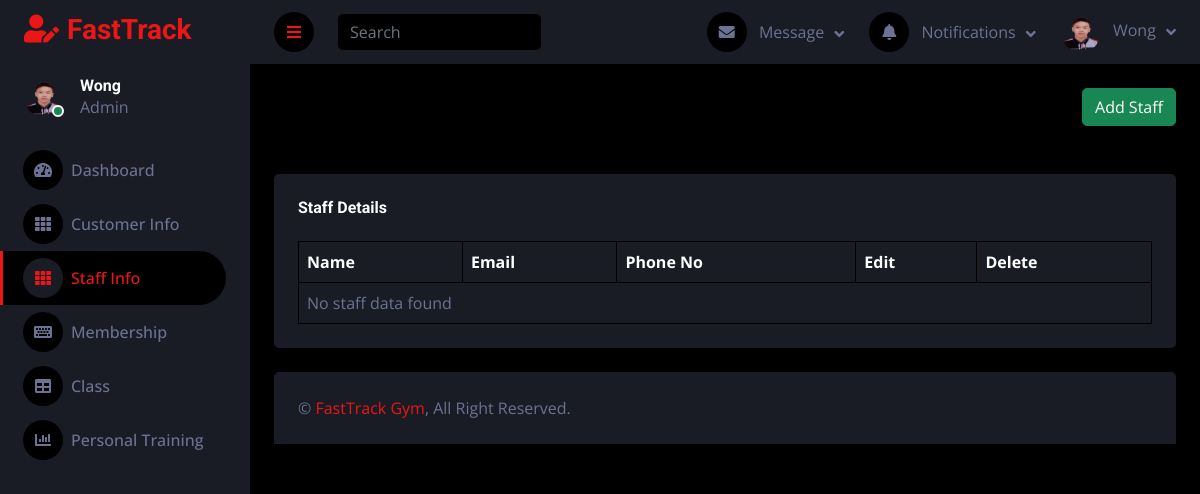
The page /FastTrack/dashboard/staff_info.php on the database as committed earlier.
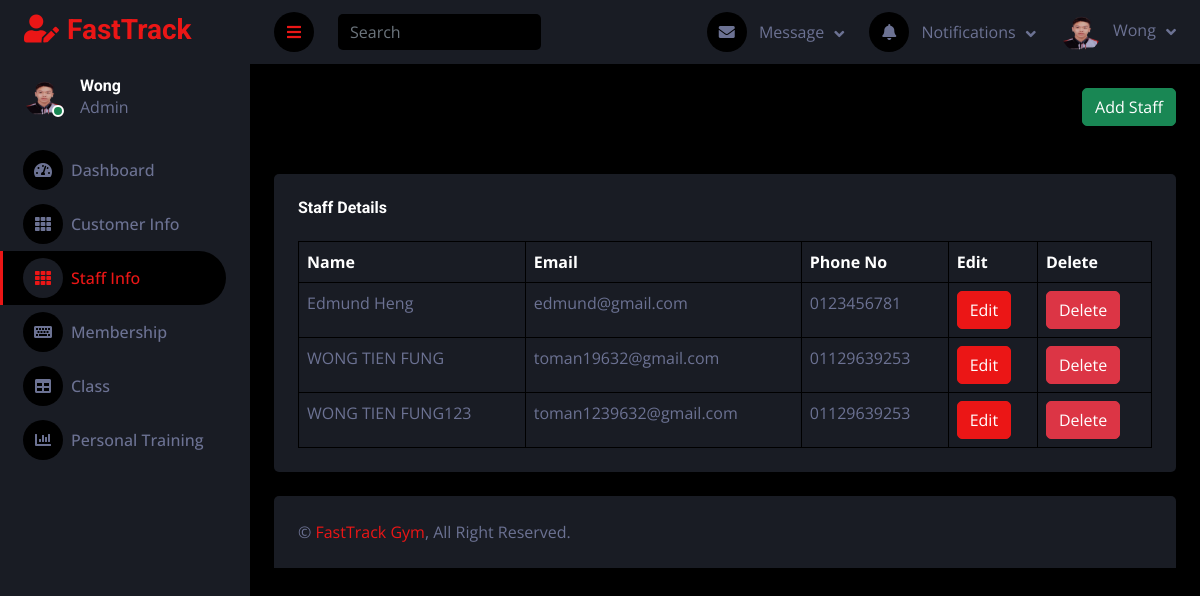
The same page on the database as committed later.
### tables this page shows
CREATE TABLE `users` (
  `id` int NOT NULL,
  `full_name` varchar(100) NOT NULL,
  `email` varchar(100) NOT NULL,
  `password` varchar(255) NOT NULL,
  `phoneNo` text,
  `verification_token` varchar(255) DEFAULT NULL,
  `verified` tinyint(1) DEFAULT '0',
  `created_at` timestamp NULL DEFAULT CURRENT_TIMESTAMP,
  `user_type` varchar(50) NOT NULL DEFAULT 'user',
  `reset_token` varchar(255) DEFAULT NULL,
  `reset_token_expiry` datetime DEFAULT NULL
);

### FastTrack/dashboard/staff_info.php (the view, shortened to what the changed rows need)
<!DOCTYPE html>
<html lang="en">
<head>
    <link href="https://cdnjs.cloudflare.com/ajax/libs/font-awesome/5.10.0/css/all.min.css" rel="stylesheet">
    <link href="https://cdn.jsdelivr.net/npm/bootstrap-icons@1.4.1/font/bootstrap-icons.css" rel="stylesheet">
    <link href="lib/owlcarousel/assets/owl.carousel.min.css" rel="stylesheet">
    <link href="lib/tempusdominus/css/tempusdominus-bootstrap-4.min.css" rel="stylesheet" />
    <link href="css/bootstrap.min.css" rel="stylesheet">
    <link href="css/style.css" rel="stylesheet">
</head>
<body>
    <div class="container-fluid position-relative d-flex p-0">
        <div class="content">
            <div class="container-fluid pt-4 px-4">
                <div class="bg-secondary rounded p-4">
                    <div class="table-responsive">
                        <table class="table table-bordered table-hover mb-0">
                            <thead>
                                <tr class="text-white">
                                    <th scope="col">Name</th>
                                    <th scope="col">Email</th>
                                    <th scope="col">Phone No</th>
                                    <th scope="col">Edit</th>
                                    <th scope="col">Delete</th>
                                </tr>
                            </thead>
                            <tbody>
                                <?php
                                $servername = "localhost";
                                $username = "root";
                                $password = "root";
                                $dbname = "fasttrack_gym";
                                $conn = new mysqli($servername, $username, $password, $dbname);
                                $sql = "SELECT id, full_name, email, phoneNo FROM users WHERE user_type = 'staff'";
                                $result = $conn->query($sql);
                                if ($result->num_rows > 0) {
                                    while ($row = $result->fetch_assoc()) {
                                        echo "<tr>";
                                        echo "<td>" . $row['full_name'] . "</td>";
                                        echo "<td>" . $row['email'] . "</td>";
                                        echo "<td>" . $row['phoneNo'] . "</td>";
                                        echo "<td><a href='edit_staff.php?id=" . $row['id'] . "' class='btn btn-primary'>Edit</a></td>";
                                        echo "<td><a href='delete_staff.php?id=" . $row['id'] . "' class='btn btn-danger' onclick='return confirm(\"Are you sure you want to delete this staff?\")'>Delete</a></td>";
                                        echo "</tr>";
                                    }
                                } else {
                                    echo "<tr><td colspan='5'>No staff data found</td></tr>";
                                }
                                ?>
                            </tbody>
                        </table>
                    </div>
                </div>
            </div>
        </div>
    </div>
</body>
</html>

Rows that differ between the two databases and show on the page:
added users: full_name "Edmund Heng", email "edmund@gmail.com", phoneNo "0123456781"
added users: full_name "WONG TIEN FUNG", email "toman19632@gmail.com", phoneNo "01129639253"
added users: full_name "WONG TIEN FUNG123", email "toman1239632@gmail.com", phoneNo "01129639253"
Other text that changed with them:
text no longer shown: "No staff data found"
